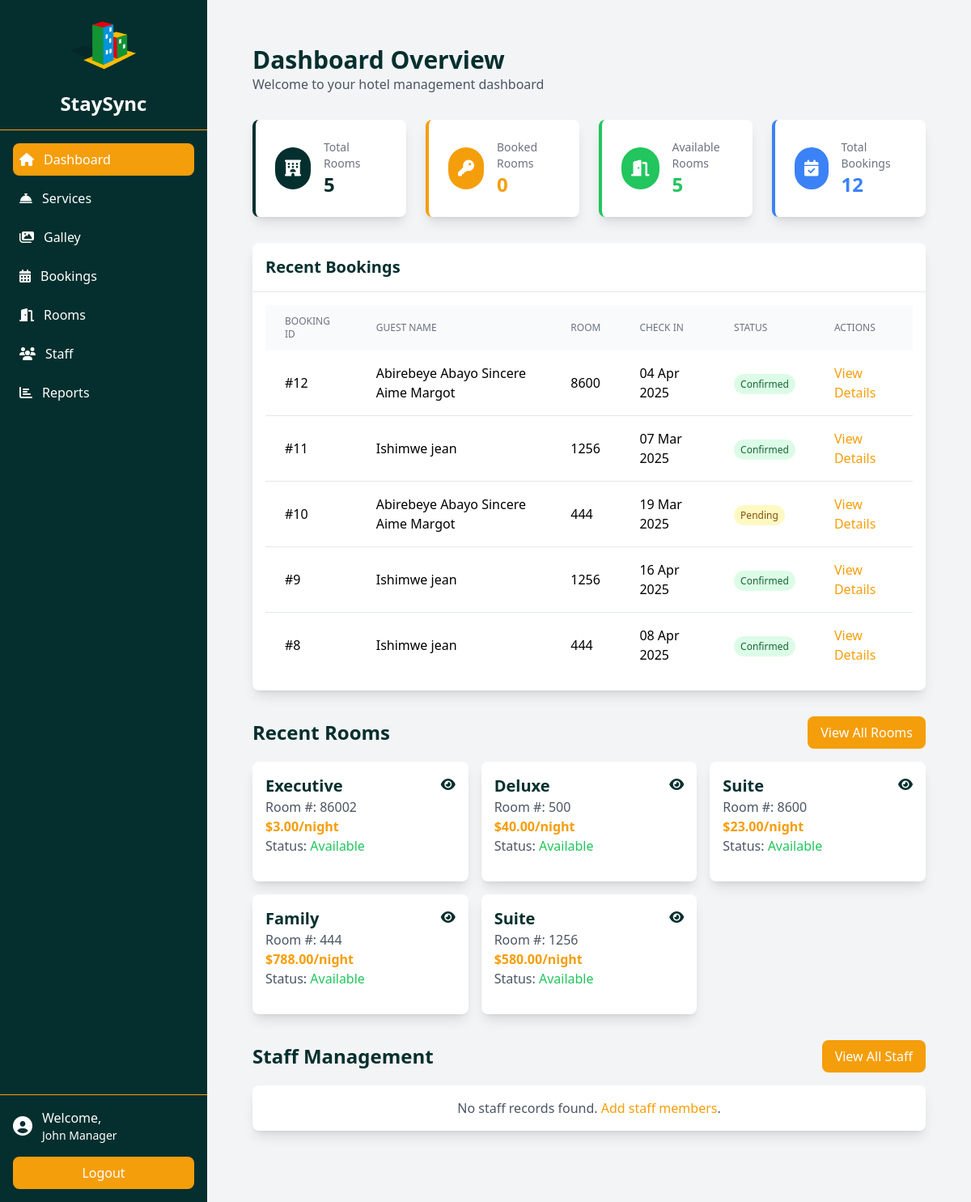
Page /manager/index.php (signed in) on the committed database.
### tables this page shows
CREATE TABLE `bookings` (
  `id` int(11) NOT NULL AUTO_INCREMENT,
  `user_id` int(11) DEFAULT NULL,
  `room_id` int(11) DEFAULT NULL,
  `check_in` date NOT NULL,
  `check_out` date NOT NULL,
  `payment_status` enum('pending','partial','complete') DEFAULT 'pending',
  `booking_status` enum('pending','confirmed','cancelled','completed') DEFAULT 'pending',
  `created_at` timestamp NULL DEFAULT current_timestamp(),
  `adults` int(11) NOT NULL DEFAULT 1,
  `kids` int(11) NOT NULL DEFAULT 0,
  `check_in_status` enum('pending','checked_in','checked_out') DEFAULT 'pending',
  `reminder_sent` tinyint(1) DEFAULT 0,
  PRIMARY KEY (`id`),
  KEY `user_id` (`user_id`),
  KEY `room_id` (`room_id`),
  CONSTRAINT `bookings_ibfk_1` FOREIGN KEY (`user_id`) REFERENCES `users` (`id`),
  CONSTRAINT `bookings_ibfk_2` FOREIGN KEY (`room_id`) REFERENCES `rooms` (`id`)
);

CREATE TABLE `users` (
  `id` int(11) NOT NULL AUTO_INCREMENT,
  `name` varchar(100) NOT NULL,
  `email` varchar(100) NOT NULL,
  `phone` varchar(15) DEFAULT NULL,
  `password` varchar(255) NOT NULL,
  `role` enum('client','manager','staff') DEFAULT 'client',
  `email_verified` tinyint(1) DEFAULT 0,
  `created_at` timestamp NULL DEFAULT current_timestamp(),
  PRIMARY KEY (`id`),
  UNIQUE KEY `email` (`email`)
);

CREATE TABLE `rooms` (
  `id` int(11) NOT NULL AUTO_INCREMENT,
  `room_number` varchar(20) NOT NULL,
  `room_type` varchar(50) NOT NULL,
  `price` decimal(10,2) NOT NULL,
  `description` text DEFAULT NULL,
  `size` int(11) NOT NULL,
  `capacity` int(11) NOT NULL,
  `amenities` text DEFAULT NULL,
  `image` varchar(255) DEFAULT NULL,
  `status` enum('available','booked','maintenance') DEFAULT 'available',
  `created_at` timestamp NULL DEFAULT current_timestamp(),
  `floor_number` int(11) DEFAULT NULL,
  `bed_config` varchar(100) DEFAULT NULL,
  `view_type` varchar(50) DEFAULT NULL,
  `is_accessible` tinyint(1) DEFAULT 0,
  `rating` decimal(3,2) DEFAULT NULL,
  PRIMARY KEY (`id`),
  UNIQUE KEY `room_number` (`room_number`)
);

### manager/index.php (the view, shortened to what this page needs)
<?php
require_once '../config/database.php';
$stats = [
    'total_rooms' => $conn->query("SELECT COUNT(*) FROM rooms")->fetch_row()[0],
    'booked_rooms' => $conn->query("SELECT COUNT(*) FROM rooms WHERE status = 'booked'")->fetch_row()[0],
    'available_rooms' => $conn->query("SELECT COUNT(*) FROM rooms WHERE status = 'available'")->fetch_row()[0],
    'total_bookings' => $conn->query("SELECT COUNT(*) FROM bookings")->fetch_row()[0]
];
include_once 'includes/header.php';
include_once 'includes/sidebar.php';
?>
<div class="flex-1 overflow-auto">
    <div class="p-6">
        <div class="p-8">
            <div class="mb-8">
                <h2 class="text-3xl font-bold text-teal-950">Dashboard Overview</h2>
                <p class="text-gray-600">Welcome to your hotel management dashboard</p>
            </div>
            <div class="grid grid-cols-1 md:grid-cols-2 lg:grid-cols-4 gap-6 mb-8">
                <div class="bg-white p-6 rounded-lg shadow-lg border-l-4 border-teal-950">
                    <div class="flex items-center">
                        <div class="p-3 bg-teal-950 rounded-full">
                            <i class="fas fa-hotel text-white text-xl"></i>
                        </div>
                        <div class="ml-4">
                            <h3 class="text-gray-500 text-sm">Total Rooms</h3>
                            <p class="text-2xl font-bold text-teal-950"><?php echo $stats['total_rooms']; ?></p>
                        </div>
                    </div>
                </div>
                <div class="bg-white p-6 rounded-lg shadow-lg border-l-4 border-amber-500">
                    <div class="flex items-center">
                        <div class="p-3 bg-amber-500 rounded-full">
                            <i class="fas fa-key text-white text-xl"></i>
                        </div>
                        <div class="ml-4">
                            <h3 class="text-gray-500 text-sm">Booked Rooms</h3>
                            <p class="text-2xl font-bold text-amber-500"><?php echo $stats['booked_rooms']; ?></p>
                        </div>
                    </div>
                </div>
                <div class="bg-white p-6 rounded-lg shadow-lg border-l-4 border-green-500">
                    <div class="flex items-center">
                        <div class="p-3 bg-green-500 rounded-full">
                            <i class="fas fa-door-open text-white text-xl"></i>
                        </div>
                        <div class="ml-4">
                            <h3 class="text-gray-500 text-sm">Available Rooms</h3>
                            <p class="text-2xl font-bold text-green-500"><?php echo $stats['available_rooms']; ?></p>
                        </div>
                    </div>
                </div>
                <div class="bg-white p-6 rounded-lg shadow-lg border-l-4 border-blue-500">
                    <div class="flex items-center">
                        <div class="p-3 bg-blue-500 rounded-full">
                            <i class="fas fa-calendar-check text-white text-xl"></i>
                        </div>
                        <div class="ml-4">
                            <h3 class="text-gray-500 text-sm">Total Bookings</h3>
                            <p class="text-2xl font-bold text-blue-500"><?php echo $stats['total_bookings']; ?></p>
                        </div>
                    </div>
                </div>
            </div>
            <div class="bg-white rounded-lg shadow-lg overflow-hidden mb-8">
                <div class="p-4 border-b border-gray-200">
                    <h3 class="text-xl font-semibold text-teal-950">Recent Bookings</h3>
                </div>
                <div class="p-4">
                    <table class="min-w-full">
                        <thead class="bg-gray-50">
                            <tr>
                                <th class="px-6 py-3 text-left text-xs font-medium text-gray-500 uppercase">Booking ID</th>
                                <th class="px-6 py-3 text-left text-xs font-medium text-gray-500 uppercase">Guest Name</th>
                                <th class="px-6 py-3 text-left text-xs font-medium text-gray-500 uppercase">Room</th>
                                <th class="px-6 py-3 text-left text-xs font-medium text-gray-500 uppercase">Check In</th>
                                <th class="px-6 py-3 text-left text-xs font-medium text-gray-500 uppercase">Status</th>
                                <th class="px-6 py-3 text-left text-xs font-medium text-gray-500 uppercase">Actions</th>
                            </tr>
                        </thead>
                        <tbody class="divide-y divide-gray-200">
                            <?php
                            $recent_bookings = $conn->query("
                                SELECT b.id, u.name, r.room_number, b.check_in, b.booking_status
                                FROM bookings b
                                JOIN users u ON b.user_id = u.id
                                JOIN rooms r ON b.room_id = r.id
                                ORDER BY b.created_at DESC LIMIT 5
                            ");
                            while ($booking = $recent_bookings->fetch_assoc()):
                            ?>
                            <tr class="hover:bg-gray-50">
                                <td class="px-6 py-4">#<?php echo $booking['id']; ?></td>
                                <td class="px-6 py-4"><?php echo $booking['name']; ?></td>
                                <td class="px-6 py-4"><?php echo $booking['room_number']; ?></td>
                                <td class="px-6 py-4"><?php echo date('d M Y', strtotime($booking['check_in'])); ?></td>
                                <td class="px-6 py-4">
                                    <span class="px-2 py-1 text-xs rounded-full
                                        <?php echo $booking['booking_status'] == 'confirmed' ? 'bg-green-100 text-green-800' : 'bg-yellow-100 text-yellow-800'; ?>">
                                        <?php echo ucfirst($booking['booking_status']); ?>
                                    </span>
                                </td>
                                <td class="px-6 py-4">
                                    <a href="booking_details.php?id=<?php echo $booking['id']; ?>"
                                       class="text-amber-500 hover:text-amber-600">
                                        View Details
                                    </a>
                                </td>
                            </tr>
                            <?php endwhile; ?>
                        </tbody>
                    </table>
                </div>
            </div>
            <div class="mb-8">
                <div class="flex justify-between items-center mb-4">
                    <h2 class="text-2xl font-bold text-teal-950">Recent Rooms</h2>
                    <a href="room-management.php" class="bg-amber-500 text-white px-4 py-2 rounded-lg hover:bg-amber-600">
                        View All Rooms
                    </a>
                </div>
                <div class="grid grid-cols-1 md:grid-cols-2 lg:grid-cols-3 gap-4">
                    <?php
                    $recent_rooms = $conn->query("SELECT * FROM rooms ORDER BY created_at DESC LIMIT 5");
                    while($room = $recent_rooms->fetch_assoc()): ?>
                        <div class="bg-white p-4 rounded-lg shadow-lg">
                            <div class="flex justify-between items-start mb-4">
                                <div>
                                    <h3 class="text-xl font-semibold text-teal-950"><?php echo $room['room_type']; ?></h3>
                                    <p class="text-gray-600">Room #: <?php echo $room['room_number']; ?></p>
                                    <p class="text-amber-500 font-bold">$<?php echo number_format($room['price'], 2); ?>/night</p>
                                    <p class="text-gray-600">Status:
                                        <span class="<?php
                                            echo $room['status'] === 'available' ? 'text-green-500' :
                                                ($room['status'] === 'booked' ? 'text-amber-500' : 'text-red-500');
                                            ?>">
                                            <?php echo ucfirst($room['status']); ?>
                                        </span>
                                    </p>
                                </div>
                                <div class="flex space-x-2">
                                    <button onclick="viewRoom(<?php echo $room['id']; ?>)"
                                            class="text-teal-950 hover:text-teal-800">
                                        <i class="fas fa-eye"></i>
                                    </button>
                                </div>
                            </div>
                        </div>
                    <?php endwhile; ?>
                </div>
            </div>
            <div class="mb-8">
                <div class="flex justify-between items-center mb-4">
                    <h2 class="text-2xl font-bold text-teal-950">Staff Management</h2>
                    <a href="staff.php" class="bg-amber-500 text-white px-4 py-2 rounded-lg hover:bg-amber-600">
                        View All Staff
                    </a>
                </div>
                <div class="grid grid-cols-1 md:grid-cols-2 lg:grid-cols-3 gap-4">
                    <?php
                    $recent_staff = $conn->query("
                    SELECT s.id, u.name, s.role as position, u.id as employee_id
                    FROM staff s
                    JOIN users u ON s.user_id = u.id
                    WHERE u.role = 'staff'
                    ORDER BY u.created_at DESC LIMIT 3
                ");
                    if ($recent_staff && $recent_staff->num_rows > 0) {
                        while($staff = $recent_staff->fetch_assoc()): ?>
                            <div class="bg-white p-4 rounded-lg shadow-lg">
                                <div class="flex items-center space-x-4">
                                    <div class="w-16 h-16 bg-gray-200 rounded-full flex items-center justify-center">
                                        <i class="fas fa-user text-2xl text-gray-500"></i>
                                    </div>
                                    <div>
                                        <h3 class="text-xl font-semibold text-teal-950"><?php echo $staff['name']; ?></h3>
                                        <p class="text-gray-600"><?php echo $staff['position']; ?></p>
                                        <p class="text-gray-600">ID: <?php echo $staff['employee_id']; ?></p>
                                    </div>
                                </div>
                            </div>
                        <?php endwhile;
                    } else { ?>
                        <div class="col-span-3 bg-white p-4 rounded-lg shadow-lg text-center">
                            <p class="text-gray-600">No staff records found. <a href="staff.php" class="text-amber-500 hover:underline">Add staff members</a>.</p>
                        </div>
                    <?php } ?>
                </div>
            </div>
        </div>
    </div>
</div>
<?php
include_once 'includes/footer.php';
?>

### rows in the picture
bookings: id "12", user.name "Abirebeye Abayo Sincere Aime Margot", room.room_number "8600", check_in "04 Apr 2025", booking_status "Confirmed"
bookings: id "11", user.name "Ishimwe jean", room.room_number "1256", check_in "07 Mar 2025", booking_status "Confirmed"
bookings: id "10", user.name "Abirebeye Abayo Sincere Aime Margot", room.room_number "444", check_in "19 Mar 2025", booking_status "Pending"
bookings: id "9", user.name "Ishimwe jean", room.room_number "1256", check_in "16 Apr 2025", booking_status "Confirmed"
bookings: id "8", user.name "Ishimwe jean", room.room_number "444", check_in "08 Apr 2025", booking_status "Confirmed"
rooms: room_type "Executive", room_number "86002", price "3.00", status "Available"
rooms: room_type "Deluxe", room_number "500", price "40.00", status "Available"
rooms: room_type "Suite", room_number "8600", price "23.00", status "Available"
rooms: room_type "Family", room_number "444", price "788.00", status "Available"
rooms: room_type "Suite", room_number "1256", price "580.00", status "Available"

### other values in the picture
$_SESSION['user_name'] "John Manager"
$stats['total_rooms'] "5"
$stats['booked_rooms'] "0"
$stats['available_rooms'] "5"
$stats['total_bookings'] "12"
